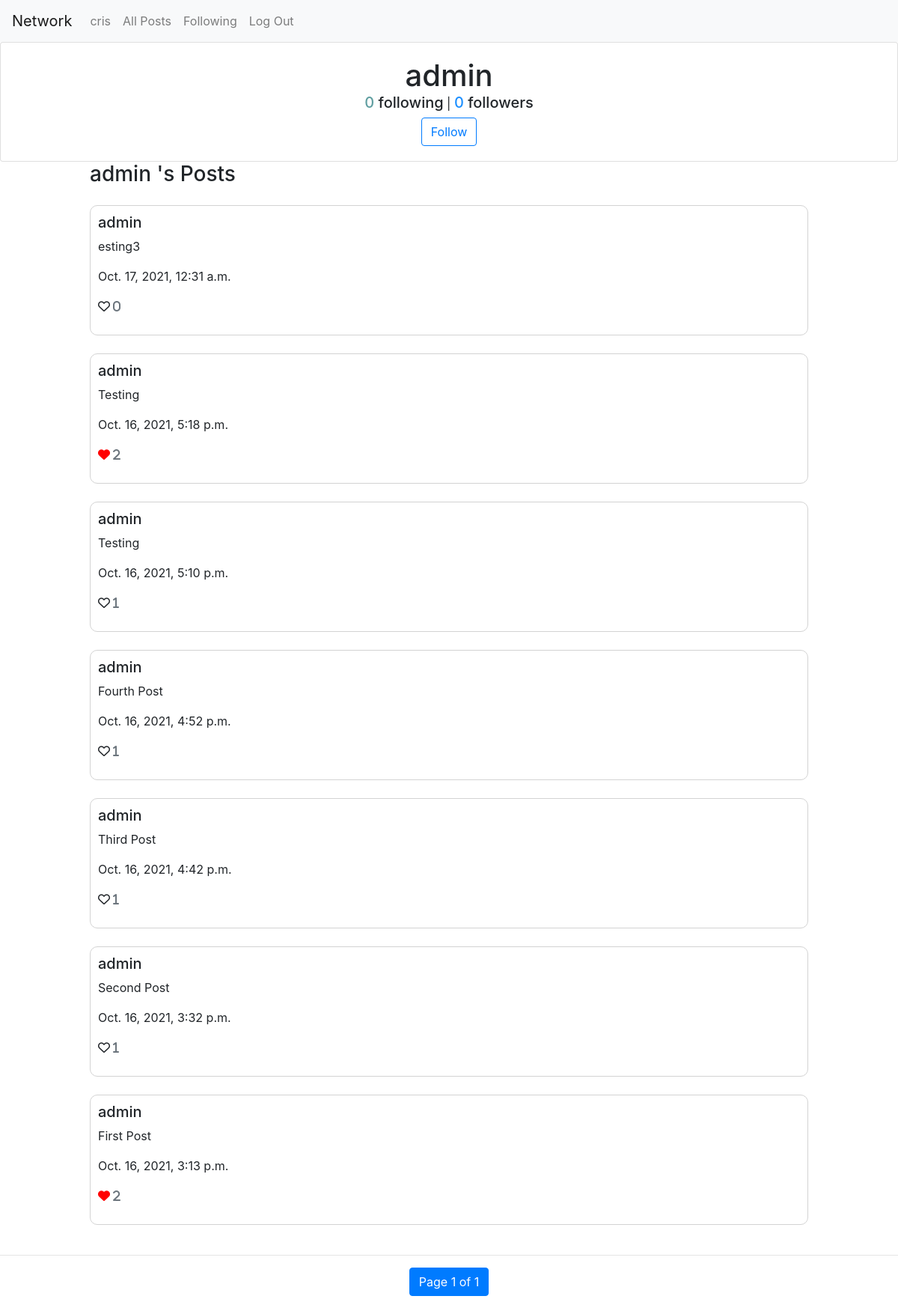
The app's page /profile/admin (signed in) with its own data.
### network/models.py (models this page shows, shortened)
class User(AbstractUser):
    pass

class Post(models.Model):
    user = models.ForeignKey(User, on_delete=models.CASCADE)
    text = models.CharField(max_length=480, null=True, blank=True)
    timestamp = models.DateTimeField(default=datetime.datetime.now)

### network/views.py (the view)
# urls.py: path("profile/<str:username>", views.profile, name="profile"),
@login_required
def profile(request, username):
    profile_user = User.objects.get(username=username)
    if request.user.is_authenticated:
        user = request.session['_auth_user_id']
        likes = Like.objects.filter(post=OuterRef('id'), user_id=user)
        '''posts = Post.objects.filter().order_by('-timestamp').annotate(totalLike=Count(likes.values('id')))'''
        posts = Post.objects.filter(user=profile_user).order_by('-timestamp').annotate(totalLike=Count(likes.values('id')))
        sum_posts = Post.objects.filter(user=profile_user).count()
        exist_following = Profile.objects.filter(follower=user, following=profile_user).count()
    else:
        posts = Post.objects.filter(user=profile_user).order_by('timestamp').all()
        sum_posts = 0
        exist_following = 0
    paginator = Paginator(posts, 10)    # Show 10 posts per page.
    page_number = request.GET.get('page')
    page_obj = paginator.get_page(page_number)
    total_following = Profile.objects.filter(follower=profile_user).count()
    total_followers = Profile.objects.filter(following=profile_user).count()
    return render(request, "network/profile.html", {
        'posts': page_obj,
        'form': NewPost(),
        'form_edit': EditPost(),
        "sum_posts": sum_posts,
        "profile_user": profile_user,
        "exist_following": exist_following,
        'total_following': total_following,
        'total_followers': total_followers
    })

### network/templates/network/profile.html (shortened to what this page needs)
{% extends "network/layout.html" %}
{% block body %}
<div class="card">
    <div class="card-body">
        <h1 class="card-title" style="text-align: center;">{{profile_user}}</h1>
        <h5 class="card-text" style="display: inline-block;"><span id="followingToggleButton">{{total_following}} </span> following</h5> |
        <h5 class="card-text" style="display: inline-block;"><span id="followToggleButton">{{total_followers}} </span> followers</h5>
        {% if user.is_authenticated and user.id == profile_user.id %}
        <h6 class="card-text" style="text-align: center;"><span id="sp_posts">{{sum_posts}} </span> Posts</h6>
        {% else %}
        <p class="card-text" style="text-align: center;">
            {% if user.is_authenticated %}
                {% if exist_following > 0 %}
                    <button id="followButton" data-id="{{profile_user.id}}" type="button" class="btn btn-primary">Following</button>
                {% else %}
                    <button id="followButton" data-id="{{profile_user.id}}" type="button" class="btn btn-outline-primary">Follow</button>
                {%endif%}
            {% else %}
            <a href="{% url 'login' %}"></a><button id="followButton" data-id="{{profile_user.id}}" type="button" class="btn btn-outline-primary">Follow</button><a>
            </p>
            {%endif%}
        {%endif%}
    </div>
</div>
<div id="content">
    {% if user.is_authenticated and user.id == profile_user.id %}
        <h3 class="card-title">My Posts</h3>
        {% else %}
        <h3 class="card-title">{{profile_user}} 's Posts</h3>
    {%endif%}
<br>
<div id="posts-main">
    {% for post in posts %}
    <div id="posts">
    <h5>{{post.user.username}}</h5>
    <p class="card-text" id="post_text_{{post.id}}"> {{ post.text }}</p>
    <p>{{post.timestamp}}</p>
    <p class="card-text">
                <div data-id="{{post.id}}" class="card-link
                 {% if post.totalLike > 0 %}
                    fas
                 {%else%}
                    far
                 {% endif %}
                  fa-heart">
                <trigger class="text-muted">{{post.like_set.count}}</trigger>
            </div>
            </p>
        </div>
    </div>
    <br>
    {% empty %}
        <h2>There is No posts</h2>
    {% endfor %}
{% endblock %}

### network/templates/network/layout.html (shortened to what this page needs)
{% load static %}
<!DOCTYPE html>
<html lang="en">
    <head>
        <link rel="stylesheet" href="https://stackpath.bootstrapcdn.com/bootstrap/4.4.1/css/bootstrap.min.css">
        <link href="{% static 'network/styles.css' %}" rel="stylesheet">
        <link href="https://use.fontawesome.com/releases/v6.0.0/css/all.css" rel="stylesheet">
  </head>
    </head>
    <body>
        <nav class="navbar navbar-expand-lg navbar-light bg-light">
            <a class="navbar-brand" href="{% url 'index' %}">Network</a>
            <div>
              <ul class="navbar-nav mr-auto">
                {% if user.is_authenticated %}
                    <li class="nav-item">
                        <a class="nav-link" href="{% url 'profile' user.username %}">{{ user.username }}</strong></a>
                    </li>
                {% endif %}
                <li class="nav-item">
                  <a class="nav-link" href="{% url 'index' %}">All Posts</a>
                </li>
                {% if user.is_authenticated %}
                    <li class="nav-item">
                        <a class="nav-link" href="{% url 'following' %}">Following</a>
                    </li>
                    <li class="nav-item">
                        <a class="nav-link" href="{% url 'logout' %}">Log Out</a>
                    </li>
                {% endif %}
              </ul>
            </div>
          </nav>
          <div class="body">
            {% block body %}
            {% endblock %}
            <hr>
            <ul class="pagination justify-content-center">
                {% for num in posts.paginator.page_range %}
                    {% if posts.number == num %}
                    <li class="page-item active">
                        <a class="page-link">Page {{ posts.number }} of {{ posts.paginator.num_pages }}</a>
                    </li>
                    {% elif num > posts.number|add:'-2' and num < posts.number|add:'2' %}
                    <li class="page-item">
                        <a class="page-link" href="?page={{ num }}">{{ num }}</a>
                    </li>
                    {% endif %}
                 {% endfor %}
            </ul>
    </body>
</html>

### network/static/network/styles.css (style rules this page uses)
.fas.fa-heart { color: red; }
div#posts { padding: 80; margin: 0px 120px 0px 120px; display: block; border: 1px #d3d3d3 solid; padding: 10px; border-radius: 10px; }
.card-title { padding: 80; margin: 0px 120px 0px 120px; }
span#followingToggleButton { color: #5f9ea0; }
span#followToggleButton { color: #1e90ff; }
.card-body { text-align: center; }

### records on screen
User: username "cris"
User: username "admin"
Post: user.username "admin", text "esting3", timestamp "Oct. 17, 2021, 12:31 a.m.", like_set.count "0"
Post: user.username "admin", text "Testing", timestamp "Oct. 16, 2021, 5:18 p.m.", like_set.count "2"
Post: user.username "admin", text "Testing", timestamp "Oct. 16, 2021, 5:10 p.m.", like_set.count "1"
Post: user.username "admin", text "Fourth Post", timestamp "Oct. 16, 2021, 4:52 p.m.", like_set.count "1"
Post: user.username "admin", text "Third Post", timestamp "Oct. 16, 2021, 4:42 p.m.", like_set.count "1"
Post: user.username "admin", text "Second Post", timestamp "Oct. 16, 2021, 3:32 p.m.", like_set.count "1"
Post: user.username "admin", text "First Post", timestamp "Oct. 16, 2021, 3:13 p.m.", like_set.count "2"

### other values on screen
{{ total_following }} "0"
{{ total_followers }} "0"
{{ posts.number }} "1"
{{ posts.paginator.num_pages }} "1"
